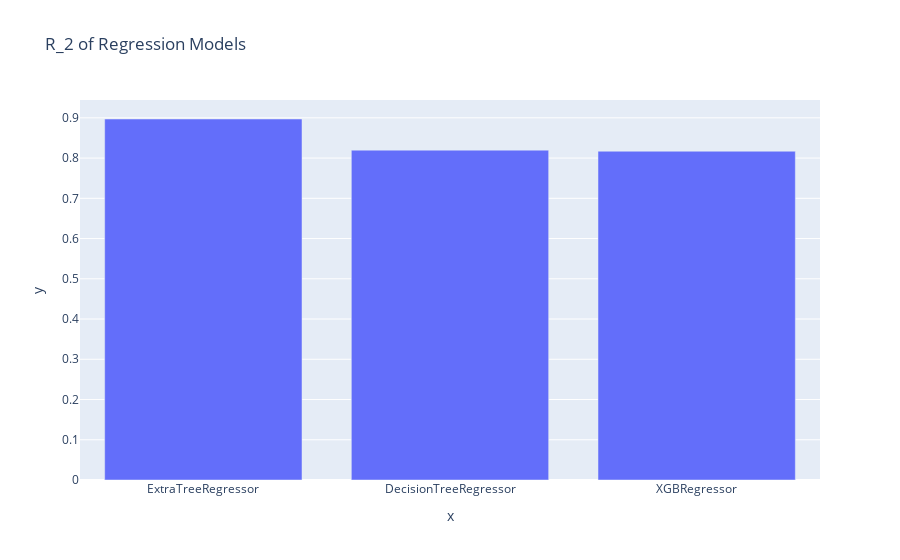

The cell this chart's notebook holds for it:
### Code cell
models = ['ExtraTreeRegressor', 'DecisionTreeRegressor', 'XGBRegressor']
score = [et_r2, dt_r2, xgb_r2]

fig=px.bar(x=models, y=score,title='R_2 of Regression Models')
fig.show()

print("FINDING BEST FIT MODEL FOR EVALUATION BASED ON R_2 SCORE\n")
max_score = max(score)  # Initialize max_score with the maximum value in the score list
max_model = ""

for model, score_value in zip(models, score):
    print(model, score_value)
    if score_value == max_score:
        max_model = model

print(f"\nModel: {max_model} contain Maximum R2_Score: {max_score} ")

### Figure 1 — Plotly figure (JSON) as saved in the notebook; plotly's stock layout.template omitted (floating-point values rounded to 4 significant figures)
{"data": [{"alignmentgroup": "True", "hovertemplate": "x=%{x}<br>y=%{y}<extra></extra>", "legendgroup": "", "marker": {"color": "#636efa", "pattern": {"shape": ""}}, "name": "", "offsetgroup": "", "orientation": "v", "showlegend": false, "textposition": "auto", "type": "bar", "x": ["ExtraTreeRegressor", "DecisionTreeRegressor", "XGBRegressor"], "xaxis": "x", "y": [0.8971, 0.8197, 0.817], "yaxis": "y"}], "layout": {"barmode": "relative", "legend": {"tracegroupgap": 0}, "title": {"text": "R_2 of Regression Models"}, "xaxis": {"anchor": "y", "domain": [0, 1], "title": {"text": "x"}}, "yaxis": {"anchor": "x", "domain": [0, 1], "title": {"text": "y"}}}}
